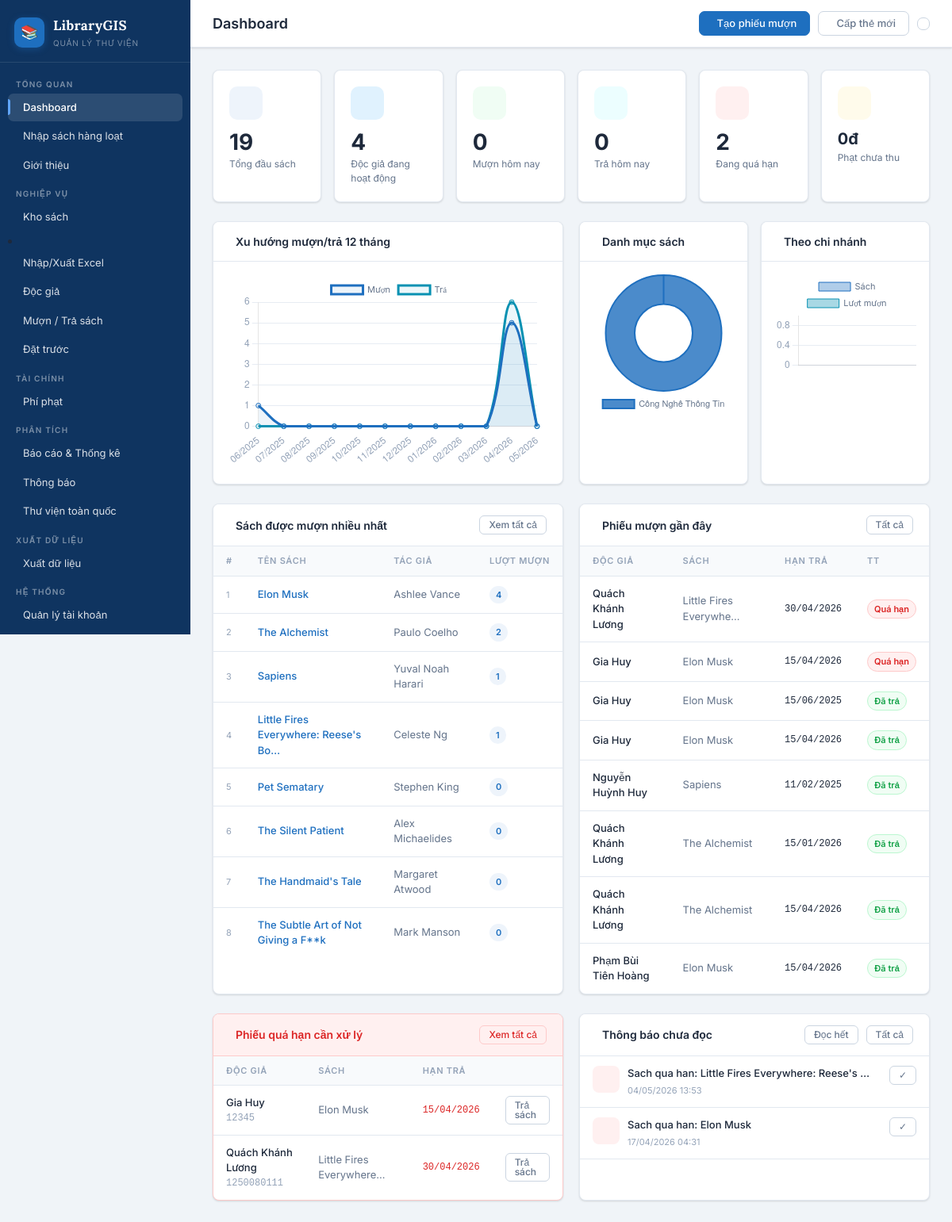
The app's page / (signed in) with its own data.
### library_app/models.py (models this page shows, shortened)
class Book(models.Model):
    isbn = models.CharField(max_length=13, unique=True, verbose_name="ISBN")
    title = models.CharField(max_length=300, verbose_name="Tên sách")
    author = models.CharField(max_length=200, verbose_name="Tác giả")
    publisher = models.CharField(max_length=200, verbose_name="NXB")
    publish_year = models.IntegerField(verbose_name="Năm xuất bản")
    category = models.ForeignKey(Category, on_delete=models.SET_NULL, null=True, related_name='books')
    description = models.TextField(blank=True, verbose_name="Mô tả")
    cover_image = models.ImageField(upload_to='covers/', blank=True, null=True)
    total_copies = models.PositiveIntegerField(default=1, verbose_name="Tổng số bản")
    available_copies = models.PositiveIntegerField(default=1, verbose_name="Sách có sẵn")
    language = models.CharField(max_length=50, default="Tiếng Việt")
    pages = models.PositiveIntegerField(null=True, blank=True)
    created_at = models.DateTimeField(auto_now_add=True)
    preview_page_1 = models.ImageField(upload_to='book_previews/', blank=True, null=True, verbose_name="Trang xem trước 1")
    preview_page_2 = models.ImageField(upload_to='book_previews/', blank=True, null=True, verbose_name="Trang xem trước 2")
    preview_page_3 = models.ImageField(upload_to='book_previews/', blank=True, null=True, verbose_name="Trang xem trước 3")
    preview_page_4 = models.ImageField(upload_to='book_previews/', blank=True, null=True, verbose_name="Trang xem trước 4")
    class Meta:
        verbose_name = "Sách"
        verbose_name_plural = "Kho sách"

class BorrowRecord(models.Model):
    STATUS_CHOICES = [
        ('borrowed', 'Dang muon'),
        ('returned', 'Da tra'),
        ('overdue', 'Qua han'),
        ('lost', 'Mat sach'),
    ]
    borrow_code = models.UUIDField(default=uuid.uuid4, editable=False, unique=True)
    reader = models.ForeignKey(Reader, on_delete=models.CASCADE, related_name='borrow_records')
    book = models.ForeignKey(Book, on_delete=models.CASCADE, related_name='borrow_records')
    borrow_date = models.DateField(default=timezone.now, verbose_name="Ngay muon")
    due_date = models.DateField(verbose_name="Han tra")
    return_date = models.DateField(null=True, blank=True, verbose_name="Ngay tra")
    status = models.CharField(max_length=20, choices=STATUS_CHOICES, default='borrowed')
    librarian = models.ForeignKey(User, on_delete=models.SET_NULL, null=True, blank=True, related_name='processed_borrows')
    fine_amount = models.DecimalField(max_digits=10, decimal_places=0, default=0)
    notes = models.TextField(blank=True)
    created_at = models.DateTimeField(auto_now_add=True)
    class Meta:
        verbose_name = "Phieu muon"
        verbose_name_plural = "Phieu muon/tra"
        ordering = ['-created_at']

class Reader(models.Model):
    GENDER_CHOICES = [('M', 'Nam'), ('F', 'Nữ'), ('O', 'Khác')]
    STATUS_CHOICES = [('active', 'Hoạt động'), ('suspended', 'Tạm Khóa'), ('expired', 'Hết hạn')]
    user = models.OneToOneField(User, on_delete=models.SET_NULL, null=True, blank=True, related_name='reader_profile')
    card_number = models.CharField(max_length=20, unique=True, verbose_name="Ma the")
    full_name = models.CharField(max_length=200, verbose_name="Ho ten")
    gender = models.CharField(max_length=1, choices=GENDER_CHOICES, default='M')
    date_of_birth = models.DateField(verbose_name="Ngay sinh")
    phone = models.CharField(max_length=15, verbose_name="So dien thoai")
    email = models.EmailField(verbose_name="Email")
    address = models.TextField(verbose_name="Dia chi")
    card_issue_date = models.DateField(default=timezone.now)
    card_expiry_date = models.DateField()
    status = models.CharField(max_length=20, choices=STATUS_CHOICES, default='active')
    photo = models.ImageField(upload_to='readers/', blank=True, null=True)
    home_latitude = models.FloatField(null=True, blank=True, verbose_name="Vĩ độ nhà")
    home_longitude = models.FloatField(null=True, blank=True, verbose_name="Kinh độ nhà")
    created_at = models.DateTimeField(auto_now_add=True)
    class Meta:
        verbose_name = "Doc gia"
        verbose_name_plural = "Doc gia"

class Notification(models.Model):
    TYPE_CHOICES = [
        ('overdue', 'Qua han tra'),
        ('due_soon', 'Sap den han'),
        ('fine', 'Phi phat'),
        ('system', 'He thong'),
    ]
    reader = models.ForeignKey(Reader, on_delete=models.CASCADE, related_name='notifications', null=True, blank=True)
    borrow_record = models.ForeignKey(BorrowRecord, on_delete=models.CASCADE, null=True, blank=True)
    type = models.CharField(max_length=20, choices=TYPE_CHOICES)
    title = models.CharField(max_length=200)
    message = models.TextField()
    is_read = models.BooleanField(default=False)
    created_at = models.DateTimeField(auto_now_add=True)
    class Meta:
        verbose_name = "Thong bao"
        ordering = ['-created_at']

### library_app/views.py (the view)
# urls.py: path('', views.dashboard, name='dashboard'),
@login_required
def dashboard(request):
    _auto_flag_overdue()
    today = timezone.now().date()
    this_month = today.replace(day=1)
    stats = {
        "total_books": Book.objects.count(),
        "total_readers": Reader.objects.filter(status="active").count(),
        "borrowed_today": BorrowRecord.objects.filter(borrow_date=today).count(),
        "overdue_count": BorrowRecord.objects.filter(status="overdue").count(),
        "returned_today": BorrowRecord.objects.filter(return_date=today).count(),
        "new_readers_month": Reader.objects.filter(
            card_issue_date__gte=this_month
        ).count(),
        "available_books": Book.objects.filter(available_copies__gt=0).count(),
        "total_fine_unpaid": BorrowRecord.objects.filter(status="overdue").aggregate(
            s=Sum("fine_amount")
        )["s"]
        or 0,
        "reservations_pending": BookReservation.objects.filter(
            status="pending"
        ).count(),
        "unread_notifications": Notification.objects.filter(is_read=False).count(),
        "books_borrowed_total": BorrowRecord.objects.count(),
    }
    monthly_data = []
    for i in range(11, -1, -1):
        d = today - timedelta(days=30 * i)
        ms = d.replace(day=1)
        me = (
            ms.replace(month=ms.month % 12 + 1, day=1)
            if ms.month < 12
            else ms.replace(year=ms.year + 1, month=1, day=1)
        ) - timedelta(days=1)
        monthly_data.append(
            {
                "month": ms.strftime("%m/%Y"),
                "borrowed": BorrowRecord.objects.filter(
                    borrow_date__range=[ms, me]
                ).count(),
                "returned": BorrowRecord.objects.filter(
                    return_date__range=[ms, me]
                ).count(),
            }
        )
    cat_data = list(
        Category.objects.annotate(cnt=Count("books"))
        .filter(cnt__gt=0)
        .values("name", "color", "cnt")
        .order_by("-cnt")
    )
    popular_books = Book.objects.annotate(
        borrow_count=Count("borrow_records")
    ).order_by("-borrow_count")[:8]
    recent_borrows = BorrowRecord.objects.select_related("reader", "book").order_by(
        "-created_at"
    )[:12]
    overdue_list = (
        BorrowRecord.objects.filter(status="overdue")
        .select_related("reader", "book")
        .order_by("due_date")[:10]
    )
    notifications = Notification.objects.filter(is_read=False).order_by("-created_at")[
        :8
    ]
    return render(
        request,
        "library_app/dashboard.html",
        {
            "stats": stats,
            "monthly_data": json.dumps(monthly_data),
            "cat_data": json.dumps(cat_data),
            "popular_books": popular_books,
            "recent_borrows": recent_borrows,
            "overdue_list": overdue_list,
            "notifications": notifications,
        },
    )

### library_app/views.py (called while the page is built, shortened)
def _auto_flag_overdue():
    today = timezone.now().date()

### library_app/templates/library_app/dashboard.html (shortened to what this page needs)
{% extends 'library_app/base.html' %}
{% block n_dash %}active{% endblock %}
{% block page_title %}Dashboard{% endblock %}
{% block topbar_actions %}
<a href="{% url 'borrow_create' %}" class="btn btn-primary">
   Tạo phiếu mượn
</a>
<a href="{% url 'reader_create' %}" class="btn btn-ghost">
   Cấp thẻ mới
</a>
{% endblock %}
{% block content %}
<div class="stats-grid" style="grid-template-columns:repeat(6,1fr)">
  <div class="stat blue">
    <div class="stat-icon"></div>
    <div class="stat-val">{{ stats.total_books }}</div>
    <div class="stat-label">Tổng đầu sách</div>
  </div>
  <div class="stat sky">
    <div class="stat-icon"></div>
    <div class="stat-val">{{ stats.total_readers }}</div>
    <div class="stat-label">Độc giả đang hoạt động</div>
  </div>
  <div class="stat green">
    <div class="stat-icon"></div>
    <div class="stat-val">{{ stats.borrowed_today }}</div>
    <div class="stat-label">Mượn hôm nay</div>
  </div>
  <div class="stat teal">
    <div class="stat-icon"></div>
    <div class="stat-val">{{ stats.returned_today }}</div>
    <div class="stat-label">Trả hôm nay</div>
  </div>
  <div class="stat red">
    <div class="stat-icon"></div>
    <div class="stat-val">{{ stats.overdue_count }}</div>
    <div class="stat-label">Đang quá hạn</div>
  </div>
  <div class="stat orange">
    <div class="stat-icon"></div>
    <div class="stat-val" style="font-size:20px">{{ stats.total_fine_unpaid|floatformat:0 }}đ</div>
    <div class="stat-label">Phạt chưa thu</div>
  </div>
</div>
<div class="grid-2 mb-24">
  <div class="card">
    <div class="card-head">
      <span class="card-title"> Xu hướng mượn/trả 12 tháng</span>
    </div>
    <div style="padding:20px"><canvas id="trendChart" height="180"></canvas></div>
  </div>
  <div class="grid-2" style="gap:16px">
    <div class="card">
      <div class="card-head"><span class="card-title"> Danh mục sách</span></div>
      <div style="padding:16px"><canvas id="catChart" height="210"></canvas></div>
    </div>
    <div class="card">
      <div class="card-head"><span class="card-title"> Theo chi nhánh</span></div>
      <div style="padding:16px"><canvas id="branchChart" height="210"></canvas></div>
    </div>
  </div>
</div>
<div class="grid-2 mb-24">
  <div class="card">
    <div class="card-head">
      <span class="card-title"> Sách được mượn nhiều nhất</span>
      <a href="{% url 'book_list' %}" class="btn btn-ghost btn-sm">Xem tất cả</a>
    </div>
    <table>
      <thead><tr><th>#</th><th>Tên sách</th><th>Tác giả</th><th>Lượt mượn</th></tr></thead>
      <tbody>
        {% for b in popular_books %}
        <tr>
          <td class="text-dim text-xs">{{ forloop.counter }}</td>
          <td><a href="{% url 'book_detail' b.pk %}" class="text-primary fw-500" style="text-decoration:none">{{ b.title|truncatechars:36 }}</a></td>
          <td class="text-muted">{{ b.author }}</td>
          <td><span class="badge badge-blue">{{ b.borrow_count }}</span></td>
        </tr>
        {% empty %}
        <tr><td colspan="4"><div class="empty-state"><i class="ph ph-books empty-state-icon"></i><div class="empty-state-title">Chưa có dữ liệu</div></div></td></tr>
        {% endfor %}
      </tbody>
    </table>
  </div>
  <div class="card">
    <div class="card-head">
      <span class="card-title"> Phiếu mượn gần đây</span>
      <a href="{% url 'borrow_list' %}" class="btn btn-ghost btn-sm">Tất cả</a>
    </div>
    <table>
      <thead><tr><th>Độc giả</th><th>Sách</th><th>Hạn trả</th><th>TT</th></tr></thead>
      <tbody>
        {% for b in recent_borrows %}
        <tr>
          <td class="fw-500">{{ b.reader.full_name }}</td>
          <td class="text-muted">{{ b.book.title|truncatechars:22 }}</td>
          <td class="mono">{{ b.due_date|date:"d/m/Y" }}</td>
          <td>
            {% if b.status == 'borrowed' %}<span class="badge badge-info">Đang mượn</span>
            {% elif b.status == 'returned' %}<span class="badge badge-success">Đã trả</span>
            {% elif b.status == 'overdue' %}<span class="badge badge-danger">Quá hạn</span>
            {% else %}<span class="badge badge-muted">{{ b.status }}</span>{% endif %}
          </td>
        </tr>
        {% empty %}
        <tr><td colspan="4" class="text-center text-muted" style="padding:30px">Chưa có phiếu mượn</td></tr>
        {% endfor %}
      </tbody>
    </table>
  </div>
</div>
<div class="grid-2">
  <div class="card" style="border-color:#fecaca">
    <div class="card-head" style="background:#fff0f0;border-color:#fecaca">
      <span class="card-title text-danger"> Phiếu quá hạn cần xử lý</span>
      <a href="{% url 'borrow_list' %}?status=overdue" class="btn btn-danger btn-sm">Xem tất cả</a>
    </div>
    <table>
      <thead><tr><th>Độc giả</th><th>Sách</th><th>Hạn trả</th><th></th></tr></thead>
      <tbody>
        {% for b in overdue_list %}
        <tr>
          <td>
            <a href="{% url 'reader_detail' b.reader.pk %}" style="text-decoration:none;color:var(--text);font-weight:500">{{ b.reader.full_name }}</a>
            <div class="mono text-dim">{{ b.reader.card_number }}</div>
          </td>
          <td class="text-muted">{{ b.book.title|truncatechars:24 }}</td>
          <td class="mono text-danger fw-500">{{ b.due_date|date:"d/m/Y" }}</td>
          <td><a href="{% url 'return_book' b.pk %}" class="btn btn-sm btn-ghost">Trả sách</a></td>
        </tr>
        {% empty %}
        <tr><td colspan="4" class="text-center text-success" style="padding:28px">
          <i class="ph ph-check-circle" style="font-size:24px;display:block;margin-bottom:6px"></i>
          Không có phiếu quá hạn
        </td></tr>
        {% endfor %}
      </tbody>
    </table>
  </div>
  <div class="card">
    <div class="card-head">
      <span class="card-title"> Thông báo chưa đọc</span>
      <div class="flex-gap">
        <a href="{% url 'notification_mark_all_read' %}" class="btn btn-ghost btn-sm">Đọc hết</a>
        <a href="{% url 'notification_list' %}" class="btn btn-ghost btn-sm">Tất cả</a>
      </div>
    </div>
    {% for n in notifications %}
    <div style="padding:12px 16px;border-bottom:1px solid var(--border);display:flex;gap:10px;align-items:flex-start">
      <div style="width:34px;height:34px;border-radius:8px;display:flex;align-items:center;justify-content:center;flex-shrink:0;font-size:16px;
        {% if n.type == 'overdue' %}background:#fff0f0{% elif n.type == 'due_soon' %}background:#fffbeb{% elif n.type == 'fine' %}background:#eff6ff{% else %}background:var(--primary-bg){% endif %}">
      </div>
      <div style="flex:1;min-width:0">
        <div style="font-weight:500;font-size:13px;color:var(--text)">{{ n.title|truncatechars:48 }}</div>
        <div class="text-dim text-xs mt-4">{{ n.created_at|date:"d/m/Y H:i" }}</div>
      </div>
      <a href="{% url 'notification_mark_read' n.pk %}" class="btn btn-ghost btn-sm" style="flex-shrink:0" title="Đánh dấu đã đọc">✓</a>
    </div>
    {% empty %}
    <div class="empty-state">
      <span class="empty-state-icon"><i class="ph ph-bell-slash"></i></span>
      <div class="empty-state-title">Không có thông báo mới</div>
    </div>
    {% endfor %}
  </div>
</div>
{% endblock %}
{% block extra_scripts %}
<script>
const monthlyData = {{ monthly_data|safe }};
const catData     = {{ cat_data|safe }};
const branchStats = [{% for b in branch_stats %}{"name":"{{ b.name|truncatechars:14 }}","books":{{ b.book_count }},"borrows":{{ b.borrow_count }}}{% if not forloop.last %},{% endif %}{% endfor %}];
makeTrendChart('trendChart', monthlyData);
makeCategoryChart('catChart', catData);
makeBranchChart('branchChart', branchStats);
</script>
{% endblock %}

### records on screen
Book: title "Elon Musk", author "Ashlee Vance", borrow_count "4"
Book: title "The Alchemist", author "Paulo Coelho", borrow_count "2"
Book: title "Sapiens", author "Yuval Noah Harari", borrow_count "1"
Book: title "Little Fires Everywhere: Reese's Bo…", author "Celeste Ng", borrow_count "1"
Book: title "Pet Sematary", author "Stephen King", borrow_count "0"
Book: title "The Silent Patient", author "Alex Michaelides", borrow_count "0"
Book: title "The Handmaid's Tale", author "Margaret Atwood", borrow_count "0"
Book: title "The Subtle Art of Not Giving a F**k", author "Mark Manson", borrow_count "0"
BorrowRecord: reader.full_name "Quách Khánh Lương", book "Little Fires Everywhe…", due_date "30/04/2026", status "Quá hạn", reader.card_number "1250080111", book "Little Fires Everywhere…"
BorrowRecord: reader.full_name "Gia Huy", book "Elon Musk", due_date "15/04/2026", status "Quá hạn", reader.card_number "12345"
BorrowRecord: reader.full_name "Gia Huy", book "Elon Musk", due_date "15/06/2025", status "Đã trả"
BorrowRecord: reader.full_name "Gia Huy", book "Elon Musk", due_date "15/04/2026", status "Đã trả"
BorrowRecord: reader.full_name "Nguyễn Huỳnh Huy", book "Sapiens", due_date "11/02/2025", status "Đã trả"
BorrowRecord: reader.full_name "Quách Khánh Lương", book "The Alchemist", due_date "15/01/2026", status "Đã trả"
BorrowRecord: reader.full_name "Quách Khánh Lương", book "The Alchemist", due_date "15/04/2026", status "Đã trả"
BorrowRecord: reader.full_name "Phạm Bùi Tiên Hoàng", book "Elon Musk", due_date "15/04/2026", status "Đã trả"
Notification: title "Sach qua han: Little Fires Everywhere: Reese's …", created_at "04/05/2026 13:53"
Notification: title "Sach qua han: Elon Musk", created_at "17/04/2026 04:31"

### other values on screen
{{ stats.total_books }} "19"
{{ stats.total_readers }} "4"
{{ stats.borrowed_today }} "0"
{{ stats.returned_today }} "0"
{{ stats.overdue_count }} "2"
{{ stats.total_fine_unpaid|floatformat:0 }} "0"
